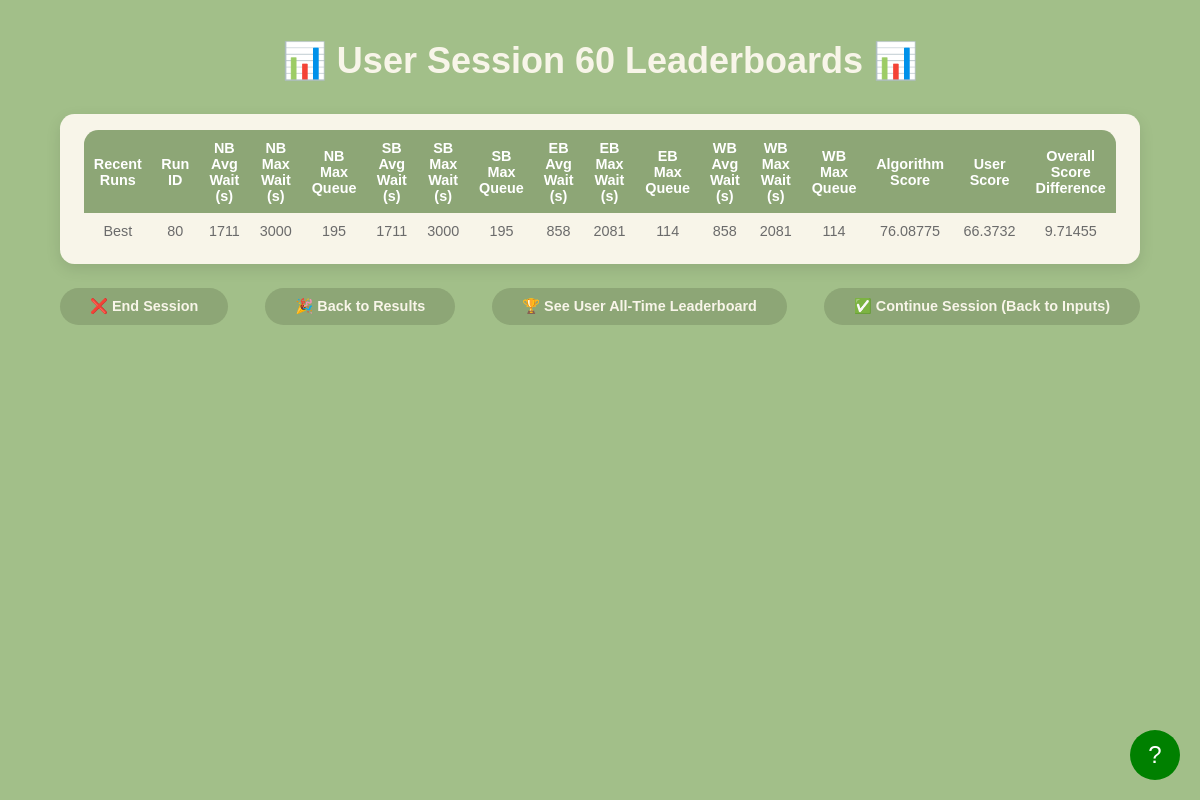
Page /session_leaderboard on the earlier database version.
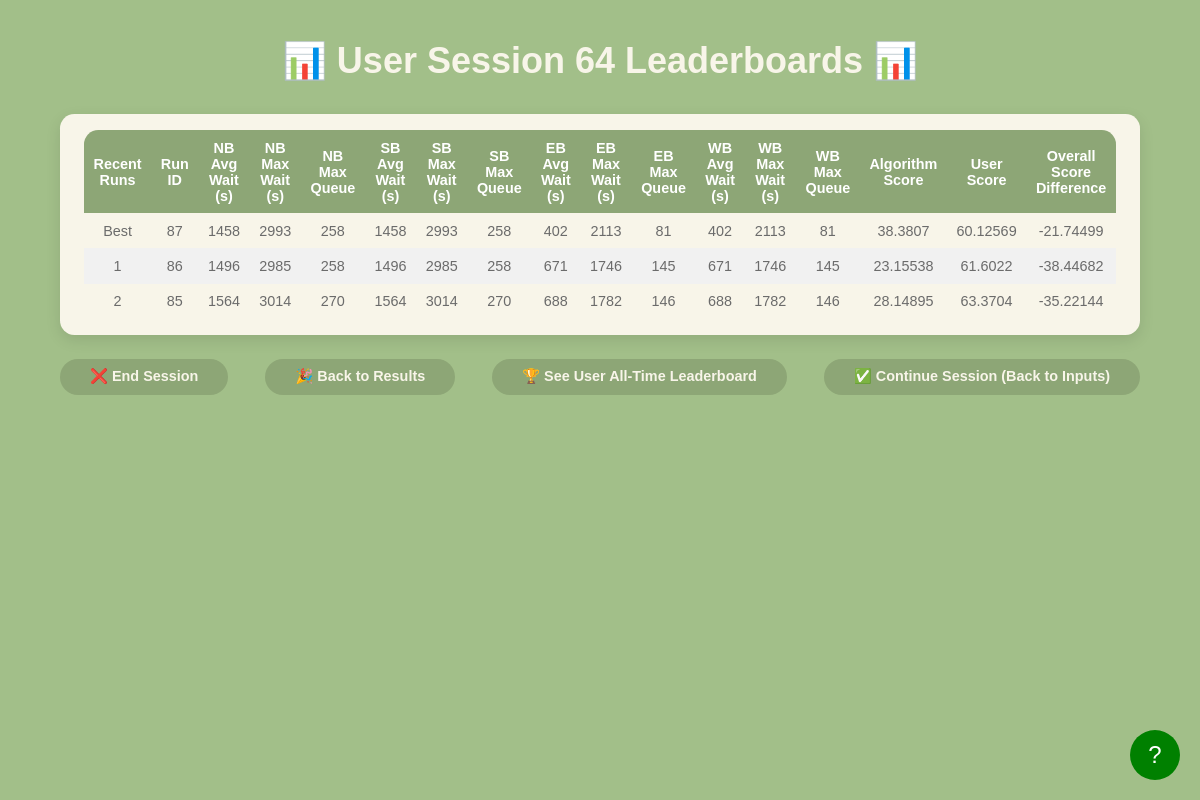
Same page on the later database version.
### models.py (models this page shows, shortened)
class LeaderboardResult(db.Model):
    __tablename__ = 'leaderboard_results'
    id = db.Column(db.Integer, primary_key=True, autoincrement=True)
    run_id = db.Column(db.Integer, db.ForeignKey('configurations.run_id'), nullable=False)
    session_id = db.Column(db.Integer, db.ForeignKey('sessions.id'), nullable=False)
    avg_wait_time_north = db.Column(db.Float, nullable=False)
    max_wait_time_north = db.Column(db.Float, nullable=False)
    max_queue_length_north = db.Column(db.Integer, nullable=False)
    avg_wait_time_south = db.Column(db.Float, nullable=False)
    max_wait_time_south = db.Column(db.Float, nullable=False)
    max_queue_length_south = db.Column(db.Integer, nullable=False)
    avg_wait_time_east = db.Column(db.Float, nullable=False)
    max_wait_time_east = db.Column(db.Float, nullable=False)
    max_queue_length_east = db.Column(db.Integer, nullable=False)
    avg_wait_time_west = db.Column(db.Float, nullable=False)
    max_wait_time_west = db.Column(db.Float, nullable=False)
    max_queue_length_west = db.Column(db.Integer, nullable=False)

### app.py (the view)
@app.route('/session_leaderboard')
def session_leaderboard_page():
    session_id = request.args.get('session_id', type=int)
    if not session_id:
        active_session = Session.query.filter_by(active=True).order_by(Session.id.desc()).first()
        session_id = active_session.id if active_session else None
    runs = get_recent_runs_with_scores(session_id) if session_id else []
    print(get_all_time_best_configurations())
    return render_template('session_leaderboard.html', runs=runs, session_id=session_id)

### templates/session_leaderboard.html (shortened to what this page needs)
<!DOCTYPE html>
<html lang="en">
<head>
    <link rel="stylesheet" href="{{ url_for('static', filename='css/session_leaderboard.css') }}">
</head>
<body>
    <div class="header">
        <h1>📊 User Session {{ session_id }} Leaderboards 📊</h1>
    </div>
    <div class="leaderboard-container">
        <table>
            <thead>
                <tr>
                    <th>Recent Runs</th>
                    <th>Run ID</th>
                    <th>NB Avg Wait (s)</th>
                    <th>NB Max Wait (s)</th>
                    <th>NB Max Queue</th>
                    <th>SB Avg Wait (s)</th>
                    <th>SB Max Wait (s)</th>
                    <th>SB Max Queue</th>
                    <th>EB Avg Wait (s)</th>
                    <th>EB Max Wait (s)</th>
                    <th>EB Max Queue</th>
                    <th>WB Avg Wait (s)</th>
                    <th>WB Max Wait (s)</th>
                    <th>WB Max Queue</th>
                    <th>Algorithm Score</th>
                    <th>User Score</th>
                    <th>Overall Score Difference</th>
                </tr>
            </thead>
            <tbody>
                {% if runs and runs|length > 0 %}
                    {% for run in runs %}
                    <tr onclick="handleRowClick(this)">
                        <td>
                            {% if loop.first %}
                                Best
                            {% else %}
                                {{ loop.index0 }}
                            {% endif %}
                        </td>
                        <td>{{ run.run_id }}</td>
                        <td>{{ run.nb_avg_wait|round|int }}</td>
                        <td>{{ run.nb_max_wait|round|int }}</td>
                        <td>{{ run.nb_max_queue|round|int }}</td>
                        <td>{{ run.sb_avg_wait|round|int }}</td>
                        <td>{{ run.sb_max_wait|round|int }}</td>
                        <td>{{ run.sb_max_queue|round|int }}</td>
                        <td>{{ run.eb_avg_wait|round|int }}</td>
                        <td>{{ run.eb_max_wait|round|int }}</td>
                        <td>{{ run.eb_max_queue|round|int }}</td>
                        <td>{{ run.wb_avg_wait|round|int }}</td>
                        <td>{{ run.wb_max_wait|round|int }}</td>
                        <td>{{ run.wb_max_queue|round|int }}</td>
                        <td>{{ run.algorithm_score|round(5) }}</td>
                        <td>{{ run.user_score|round(5) }}</td>
                        <td>{{ run.score|round(5) }}</td>
                    </tr>
                    {% endfor %}
                {% else %}
                    <tr>
                        <td colspan="15">No session runs found.</td>
                    </tr>
                {% endif %}
            </tbody>
        </table>
    </div>
    <div class="nav-container">
        <a class="nav-button" id="endBtn" href="/index">❌ End Session</a>
        <a class="res-button" id="results" href="/back_to_results">🎉 Back to Results</a>
        <a href="/leaderboards">🏆 See User All-Time Leaderboard</a>
        <a class="nav-button" id="backBtn" href="/parameters">✅ Continue Session (Back to Inputs)</a>
    </div>
    <div id="tutorial-button">?</div>
</body>
</html>

### static/css/session_leaderboard.css (style rules this page uses)
* { margin: 0; padding: 0; box-sizing: border-box; }
html, body { width: 100%; height: 100%; overflow: hidden; }
body { background-color: #a2bf89; font-family: 'SF Pro', sans-serif; color: #6b6b6b; display: flex; flex-direction: column; align-items: center; padding: 5vh 0; }
.header { width: 90%; text-align: center; margin-bottom: 4vh; }
.header h1 { font-size: 3vw; color: #f8f5e9; font-weight: 600; }
.leaderboard-container { background-color: #f8f5e9; border-radius: 1.2vw; padding: 2vh 3vh; width: 90%; max-width: 1400px; text-align: center; box-shadow: 0px 5px 15px rgba(0, 0, 0, 0.1); }
table { width: 100%; border-collapse: collapse; border-radius: 1.2vw; overflow: hidden; }
th, td { padding: 1.2vh; text-align: center; font-size: 1.2vw; }
th { background-color: #8da676; color: white; font-weight: bold; }
tr:nth-child(even) { background-color: #f1f1f1; }
tbody tr { cursor: pointer; }
.nav-container { width: 90%; max-width: 1400px; margin-top: 3vh; display: flex; justify-content: space-between; }
.nav-container a { text-decoration: none; color: #f8f5e9; background-color: #8da676; padding: 1.2vh 2.5vw; border-radius: 2vw; font-size: 1.2vw; font-weight: 600; transition: background-color 0.3s; }
#tutorial-button { position: fixed; bottom: 20px; right: 20px; width: 50px; height: 50px; border-radius: 50%; background-color: green; color: white; text-align: center; line-height: 50px; font-size: 24px; cursor: pointer; z-index: 1000; }

Differences in the rows shown:
no longer on this page (row unchanged): LeaderboardResult: shows "Best", run_id "80", nb_avg_wait "1711", nb_max_wait "3000", nb_max_queue "195", sb_avg_wait "1711", sb_max_wait "3000", sb_max_queue "195", eb_avg_wait "858", eb_max_wait "2081", eb_max_queue "114", wb_avg_wait "858", wb_max_wait "2081", wb_max_queue "114", algorithm_score "76.08775", user_score "66.3732", score "9.71455"
added LeaderboardResult: shows "Best", run_id "87", nb_avg_wait "1458", nb_max_wait "2993", nb_max_queue "258", sb_avg_wait "1458", sb_max_wait "2993", sb_max_queue "258", eb_avg_wait "402", eb_max_wait "2113", eb_max_queue "81", wb_avg_wait "402", wb_max_wait "2113", wb_max_queue "81", algorithm_score "38.3807", user_score "60.12569", score "-21.74499"
added LeaderboardResult: run_id "86", nb_avg_wait "1496", nb_max_wait "2985", nb_max_queue "258", sb_avg_wait "1496", sb_max_wait "2985", sb_max_queue "258", eb_avg_wait "671", eb_max_wait "1746", eb_max_queue "145", wb_avg_wait "671", wb_max_wait "1746", wb_max_queue "145", algorithm_score "23.15538", user_score "61.6022", score "-38.44682"
added LeaderboardResult: run_id "85", nb_avg_wait "1564", nb_max_wait "3014", nb_max_queue "270", sb_avg_wait "1564", sb_max_wait "3014", sb_max_queue "270", eb_avg_wait "688", eb_max_wait "1782", eb_max_queue "146", wb_avg_wait "688", wb_max_wait "1782", wb_max_queue "146", algorithm_score "28.14895", user_score "63.3704", score "-35.22144"
Other differences:
{{ session_id }}: "60" → "64"
